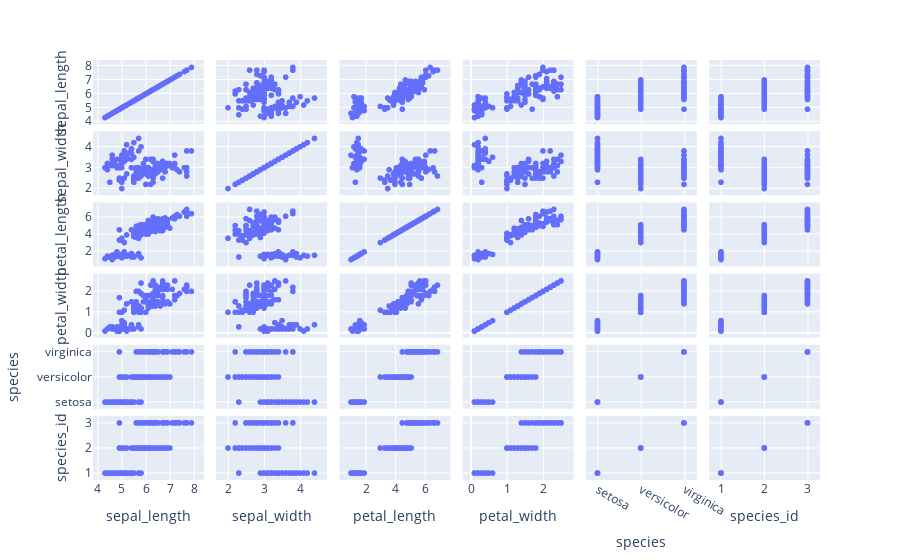

Notebook code for this chart:
### Code cell
px.scatter_matrix(px.data.iris())

### Figure 1 — Plotly figure (JSON) as saved in the notebook; plotly's stock layout.template omitted (floating-point values rounded to 4 significant figures; data arrays with more than 128 entries replaced by an {"elided": "..."} marker saying what was removed)
{"data": [{"dimensions": [{"axis": {"matches": true}, "label": "sepal_length", "values": {"elided": "150 float values"}}, {"axis": {"matches": true}, "label": "sepal_width", "values": {"elided": "150 float values"}}, {"axis": {"matches": true}, "label": "petal_length", "values": {"elided": "150 float values"}}, {"axis": {"matches": true}, "label": "petal_width", "values": {"elided": "150 float values"}}, {"axis": {"matches": true}, "label": "species", "values": {"elided": "150 str values"}}, {"axis": {"matches": true}, "label": "species_id", "values": {"elided": "150 int values"}}], "hovertemplate": "%{xaxis.title.text}=%{x}<br>%{yaxis.title.text}=%{y}<extra></extra>", "legendgroup": "", "marker": {"color": "#636efa", "symbol": "circle"}, "name": "", "showlegend": false, "type": "splom"}], "layout": {"dragmode": "select", "legend": {"tracegroupgap": 0}, "margin": {"t": 60}}}
